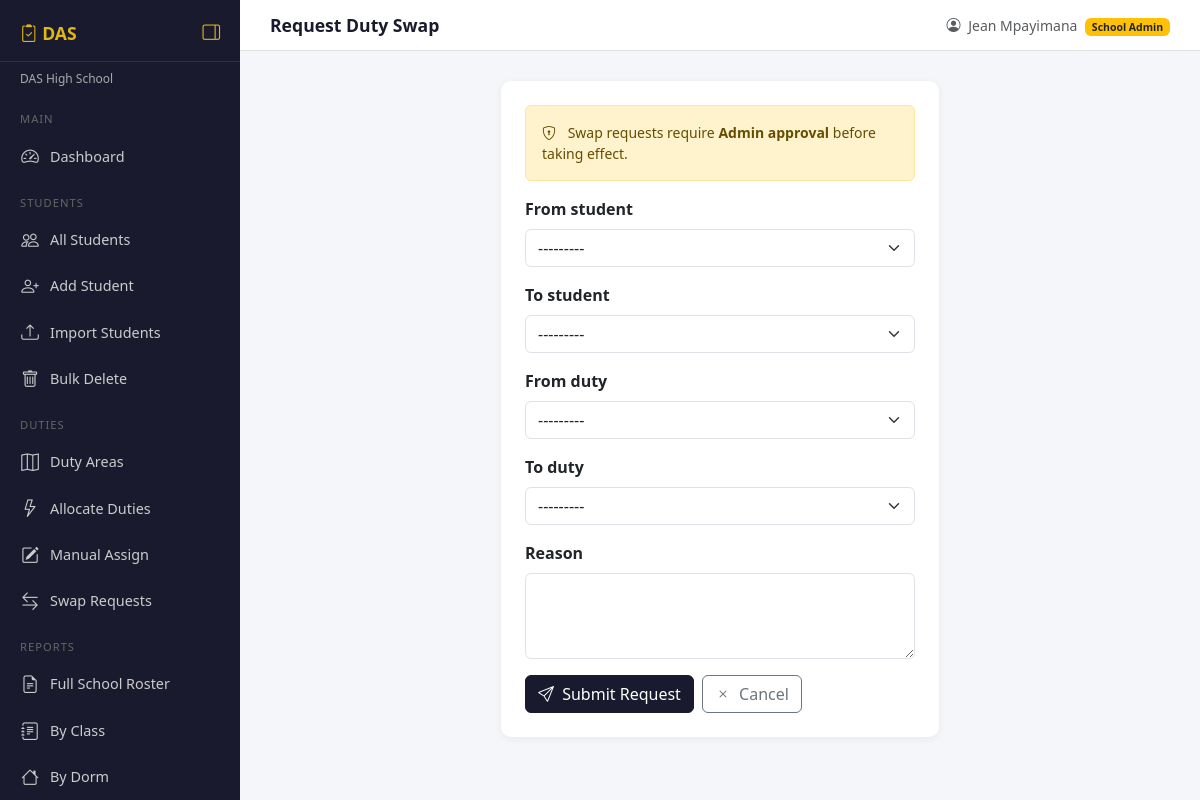
The app's page /duties/swaps/request/ (signed in) with its own data.
### accounts/models.py (models this page shows, shortened)
class User(AbstractUser):
    ROLES = [
        ('superadmin', 'Super Admin'),
        ('admin', 'School Admin'),
        ('prefect', 'Prefect'),
    ]
    role = models.CharField(max_length=20, choices=ROLES, default='prefect')
    school = models.ForeignKey(
        'schools.School',
        on_delete=models.SET_NULL,
        null=True, blank=True,
        related_name='users'
    )
    def is_school_admin(self):
        return self.role in ['admin', 'superadmin']

### schools/models.py (models this page shows)
class School(models.Model):
    name        = models.CharField(max_length=200)
    code        = models.CharField(max_length=20, unique=True)
    address     = models.TextField(blank=True)
    logo        = models.ImageField(upload_to='school_logos/', blank=True, null=True)
    motto       = models.CharField(max_length=200, blank=True)
    email = models.EmailField(unique=True, blank=True, default='')
    phone       = models.CharField(max_length=20, blank=True)
    is_active   = models.BooleanField(default=True)
    registered_at = models.DateTimeField(auto_now_add=True)
    def __str__(self):
        return self.name

### duties/views.py (the view, shortened to what this page needs)
# urls.py: path('swaps/request/',      views.swap_request,      name='swap_request'),
@login_required
def swap_request(request):
    school = get_school(request)
    term   = Term.objects.filter(school=school, is_current=True).first()
    form   = SwapRequestForm(school, term, request.POST or None)
    return render(request, 'duties/swap_form.html', {'form': form})

### duties/forms.py
class SwapRequestForm(forms.ModelForm):
    class Meta:
        model  = DutySwapRequest
        fields = ['from_student', 'to_student', 'from_duty', 'to_duty', 'reason']
        widgets = {
            'reason': forms.Textarea(attrs={'rows': 3}),
        }
    def __init__(self, school, term, *args, **kwargs):
        super().__init__(*args, **kwargs)
        from students.models import Student
        students = Student.objects.filter(school=school, status=Student.STATUS_ACTIVE)
        areas    = DutyArea.objects.filter(school=school, is_active=True)
        self.fields['from_student'].queryset = students
        self.fields['to_student'].queryset   = students
        self.fields['from_duty'].queryset    = areas
        self.fields['to_duty'].queryset      = areas
        add_bootstrap(self)

### duties/forms.py (called while the page is built)
def add_bootstrap(form):
    for field in form.fields.values():
        if hasattr(field.widget, 'attrs'):
            existing = field.widget.attrs.get('class', '')
            if 'form-control' not in existing and 'form-select' not in existing:
                if isinstance(field.widget, (forms.Select, forms.SelectMultiple)):
                    field.widget.attrs['class'] = 'form-select'
                else:
                    field.widget.attrs['class'] = 'form-control'
    return form

### duties/models.py (called while the page is built)
    def __str__(self):
        return f"{self.label} — {self.name}"

### duties/views.py (called while the page is built)
def get_school(request):
    return request.user.school

### students/models.py (called while the page is built)
    def __str__(self):
        return f"{self.admission_number} — {self.last_name} {self.first_name}"

### templates/duties/swap_form.html (shortened to what this page needs)
{% extends 'base.html' %}
{% block page_title %}Request Duty Swap{% endblock %}
{% block content %}
<div class="row justify-content-center">
  <div class="col-md-6">
    <div class="card p-4">
      <div class="alert alert-warning small">
        <i class="bi bi-shield-lock me-2"></i>
        Swap requests require <strong>Admin approval</strong> before taking effect.
      </div>
      <form method="post">
        {% for field in form %}
        <div class="mb-3">
          <label class="form-label fw-semibold">{{ field.label }}</label>
          {{ field }}
        </div>
        {% endfor %}
        <div class="d-flex gap-2">
          <button type="submit" class="btn btn-primary">
            <i class="bi bi-send me-1"></i> Submit Request
          </button>
          <a href="{% url 'swap_list' %}" class="btn btn-outline-secondary">
            <i class="bi bi-x me-1"></i> Cancel
          </a>
        </div>
      </form>
    </div>
  </div>
</div>
{% endblock %}

### templates/base.html (shortened to what this page needs)
<!DOCTYPE html>
<html lang="en">
<head>
  <link href="https://cdn.jsdelivr.net/npm/bootstrap@5.3.0/dist/css/bootstrap.min.css" rel="stylesheet">
  <link href="https://cdn.jsdelivr.net/npm/bootstrap-icons@1.10.5/font/bootstrap-icons.css" rel="stylesheet">
</head>
<body>
<div class="sidebar" id="sidebar">
  <div class="brand">
    <span class="brand-text">
      <i class="bi bi-clipboard2-check"></i> DAS
    </span>
    <button class="toggle-btn" id="toggleBtn" title="Toggle Sidebar">
      <i class="bi bi-layout-sidebar-reverse" id="toggleIcon"></i>
    </button>
  </div>
  <div class="school-name">{{ request.user.school }}</div>
  <div class="nav-section">Main</div>
  <a href="{% url 'dashboard' %}"
     data-title="Dashboard"
     class="{% if request.resolver_match.url_name == 'dashboard' %}active{% endif %}">
    <i class="bi bi-speedometer2"></i>
    <span class="nav-label">Dashboard</span>
  </a>
  <div class="nav-section">Students</div>
  <a href="{% url 'student_list' %}"
     data-title="All Students"
     class="{% if request.resolver_match.url_name == 'student_list' %}active{% endif %}">
    <i class="bi bi-people"></i>
    <span class="nav-label">All Students</span>
  </a>
  <a href="{% url 'student_create' %}"
     data-title="Add Student"
     class="{% if request.resolver_match.url_name == 'student_create' %}active{% endif %}">
    <i class="bi bi-person-plus"></i>
    <span class="nav-label">Add Student</span>
  </a>
  <a href="{% url 'student_import' %}"
     data-title="Import Students"
     class="{% if request.resolver_match.url_name == 'student_import' %}active{% endif %}">
    <i class="bi bi-upload"></i>
    <span class="nav-label">Import Students</span>
  </a>
  <a href="{% url 'student_bulk_delete' %}"
     data-title="Bulk Delete"
     class="{% if request.resolver_match.url_name == 'student_bulk_delete' %}active{% endif %}">
    <i class="bi bi-trash"></i>
    <span class="nav-label">Bulk Delete</span>
  </a>
  <div class="nav-section">Duties</div>
  <a href="{% url 'duty_area_list' %}"
     data-title="Duty Areas"
     class="{% if request.resolver_match.url_name == 'duty_area_list' %}active{% endif %}">
    <i class="bi bi-map"></i>
    <span class="nav-label">Duty Areas</span>
  </a>
  <a href="{% url 'allocate' %}"
     data-title="Allocate Duties"
     class="{% if request.resolver_match.url_name == 'allocate' %}active{% endif %}">
    <i class="bi bi-lightning"></i>
    <span class="nav-label">Allocate Duties</span>
  </a>
  <a href="{% url 'manual_assign' %}"
     data-title="Manual Assign"
     class="{% if request.resolver_match.url_name == 'manual_assign' %}active{% endif %}">
    <i class="bi bi-pencil-square"></i>
    <span class="nav-label">Manual Assign</span>
  </a>
  <a href="{% url 'swap_list' %}"
     data-title="Swap Requests"
     class="{% if request.resolver_match.url_name == 'swap_list' %}active{% endif %}">
    <i class="bi bi-arrow-left-right"></i>
    <span class="nav-label">Swap Requests</span>
  </a>
  <div class="nav-section">Reports</div>
  <a href="{% url 'report_full_school' %}"
     data-title="Full School Roster"
     class="{% if request.resolver_match.url_name == 'report_full_school' %}active{% endif %}">
    <i class="bi bi-file-earmark-text"></i>
    <span class="nav-label">Full School Roster</span>
  </a>
  <a href="{% url 'report_by_class' %}"
     data-title="By Class"
     class="{% if request.resolver_match.url_name == 'report_by_class' %}active{% endif %}">
    <i class="bi bi-journal-text"></i>
    <span class="nav-label">By Class</span>
  </a>
  <a href="{% url 'report_by_dorm' %}"
     data-title="By Dorm"
     class="{% if request.resolver_match.url_name == 'report_by_dorm' %}active{% endif %}">
    <i class="bi bi-house"></i>
    <span class="nav-label">By Dorm</span>
  </a>
  </div>
<div class="main-content" id="mainContent">
  <div class="topbar">
    <span class="page-title">{% block page_title %}Dashboard{% endblock %}</span>
    <span class="text-muted small">
      <i class="bi bi-person-circle me-1"></i>
      {{ request.user.get_full_name|default:request.user.username }}
      <span class="badge bg-warning text-dark ms-1">
        {{ request.user.get_role_display }}
      </span>
    </span>
  </div>
  <div class="content-area">
    {% block content %}{% endblock %}
  </div>
</div>
</body>
</html>

### templates/base.html (style rules this page uses)
body { background: #f4f6f9; font-family: 'Segoe UI', sans-serif; }
.sidebar { min-height: 100vh; background: #1a1a2e; color: white; width: 240px; position: fixed; top: 0; left: 0; bottom: 0; padding-top: 20px; z-index: 100; overflow-y: scroll; overflow-x: hidden; transition: width 0.25s ease; }
.sidebar .brand { font-size: 1.1rem; font-weight: 700; color: #e2b714; padding: 0 20px 15px; border-bottom: 1px solid #333; display: flex; align-items: center; justify-content: space-between; white-space: nowrap; }
.brand-text { transition: opacity 0.2s ease; }
.toggle-btn { background: none; border: none; color: #e2b714; cursor: pointer; font-size: 1.1rem; padding: 0; line-height: 1; flex-shrink: 0; }
.sidebar .school-name { font-size: 0.75rem; color: #aaa; padding: 8px 20px; white-space: nowrap; overflow: hidden; text-overflow: ellipsis; transition: opacity 0.2s; }
.sidebar .nav-section { font-size: 0.7rem; color: #666; padding: 15px 20px 5px; text-transform: uppercase; letter-spacing: 1px; white-space: nowrap; transition: opacity 0.2s; }
.sidebar a { display: flex; align-items: center; color: #ccc; text-decoration: none; padding: 10px 20px; font-size: 0.9rem; transition: background 0.2s, color 0.2s; white-space: nowrap; }
.sidebar a i { font-size: 1.1rem; flex-shrink: 0; width: 20px; text-align: center; }
.nav-label { margin-left: 10px; transition: opacity 0.2s; }
.main-content { margin-left: 240px; padding: 0; transition: margin-left 0.25s ease; }
.topbar { background: white; border-bottom: 1px solid #e0e0e0; padding: 12px 30px; display: flex; justify-content: space-between; align-items: center; position: sticky; top: 0; z-index: 99; }
.topbar .page-title { font-weight: 600; font-size: 1.1rem; color: #1a1a2e; }
.content-area { padding: 30px; }
.card { border: none; border-radius: 10px; box-shadow: 0 2px 8px rgba(0,0,0,0.06); }
.btn-primary { background: #1a1a2e; border-color: #1a1a2e; }

### records on screen
User: user.school "DAS High School", user.get_full_name "Jean Mpayimana", user.role "School Admin"

### other values on screen
{{ field.label }} "From student" "To student" "From duty" "To duty" "Reason"
